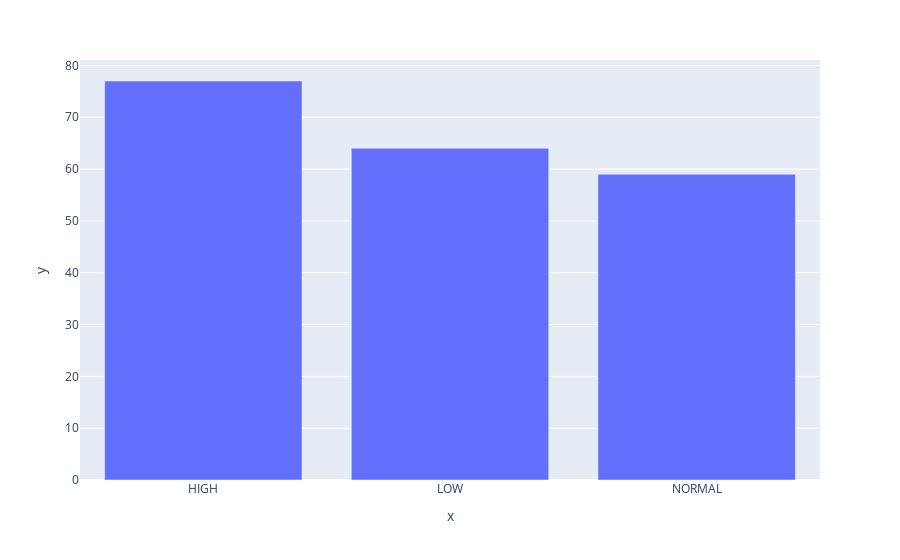

The notebook cell this image was saved under:
### Code cell
# visualize the number of Blood Pressure
fig=px.bar(x=['HIGH','LOW','NORMAL'],y=[77,64,59])
fig.show()

### Figure 1 — Plotly figure (JSON) as saved in the notebook; plotly's stock layout.template omitted (floating-point values rounded to 4 significant figures)
{"data": [{"alignmentgroup": "True", "hovertemplate": "x=%{x}<br>y=%{y}<extra></extra>", "legendgroup": "", "marker": {"color": "#636efa", "pattern": {"shape": ""}}, "name": "", "offsetgroup": "", "orientation": "v", "showlegend": false, "textposition": "auto", "type": "bar", "x": ["HIGH", "LOW", "NORMAL"], "xaxis": "x", "y": [77, 64, 59], "yaxis": "y"}], "layout": {"barmode": "relative", "legend": {"tracegroupgap": 0}, "margin": {"t": 60}, "xaxis": {"anchor": "y", "domain": [0, 1], "title": {"text": "x"}}, "yaxis": {"anchor": "x", "domain": [0, 1], "title": {"text": "y"}}}}
